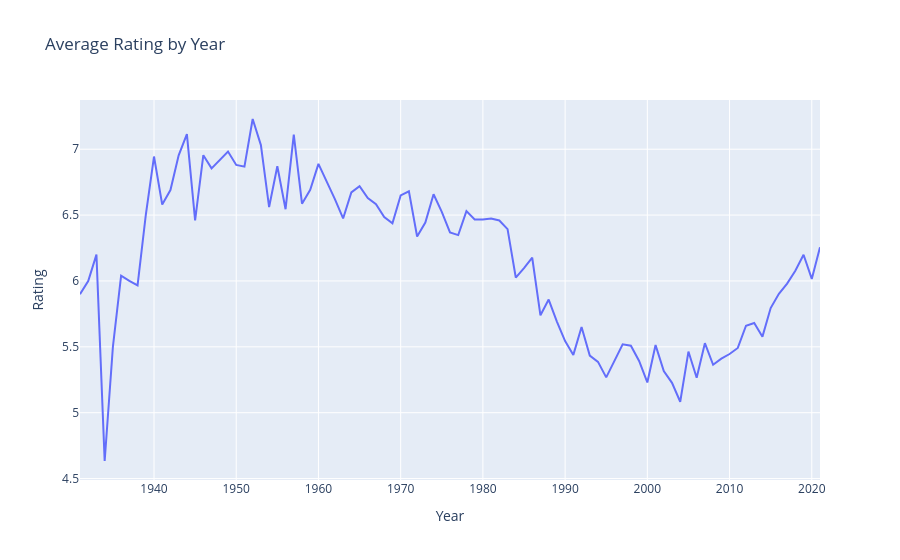

Notebook source saved alongside this figure:
### Code cell
plt.figure(figure = (8,4))
avg_ratings = df_data.groupby('Year')['Rating'].mean().reset_index()

fig = px.line(avg_ratings, x='Year', y='Rating',
              title='Average Rating by Year')
fig.show()

### Figure 1 — Plotly figure (JSON) as saved in the notebook; plotly's stock layout.template omitted (floating-point values rounded to 4 significant figures)
{"data": [{"hovertemplate": "Year=%{x}<br>Rating=%{y}<extra></extra>", "legendgroup": "", "line": {"color": "#636efa", "dash": "solid"}, "marker": {"symbol": "circle"}, "mode": "lines", "name": "", "orientation": "v", "showlegend": false, "type": "scatter", "x": [1931, 1932, 1933, 1934, 1935, 1936, 1937, 1938, 1939, 1940, 1941, 1942, 1943, 1944, 1945, 1946, 1947, 1948, 1949, 1950, 1951, 1952, 1953, 1954, 1955, 1956, 1957, 1958, 1959, 1960, 1961, 1962, 1963, 1964, 1965, 1966, 1967, 1968, 1969, 1970, 1971, 1972, 1973, 1974, 1975, 1976, 1977, 1978, 1979, 1980, 1981, 1982, 1983, 1984, 1985, 1986, 1987, 1988, 1989, 1990, 1991, 1992, 1993, 1994, 1995, 1996, 1997, 1998, 1999, 2000, 2001, 2002, 2003, 2004, 2005, 2006, 2007, 2008, 2009, 2010, 2011, 2012, 2013, 2014, 2015, 2016, 2017, 2018, 2019, 2020, 2021], "xaxis": "x", "y": [5.9, 6, 6.2, 4.633, 5.5, 6.04, 6, 5.967, 6.5, 6.944, 6.58, 6.69, 6.954, 7.114, 6.46, 6.955, 6.855, 6.917, 6.982, 6.881, 6.868, 7.229, 7.031, 6.561, 6.87, 6.545, 7.111, 6.586, 6.692, 6.889, 6.76, 6.621, 6.474, 6.673, 6.72, 6.63, 6.583, 6.485, 6.437, 6.65, 6.681, 6.337, 6.444, 6.658, 6.525, 6.368, 6.348, 6.53, 6.467, 6.467, 6.474, 6.459, 6.394, 6.026, 6.098, 6.176, 5.739, 5.859, 5.692, 5.544, 5.439, 5.65, 5.434, 5.386, 5.268, 5.389, 5.519, 5.508, 5.393, 5.23, 5.513, 5.315, 5.227, 5.083, 5.464, 5.265, 5.528, 5.364, 5.41, 5.446, 5.491, 5.66, 5.681, 5.577, 5.795, 5.902, 5.98, 6.077, 6.199, 6.016, 6.255], "yaxis": "y"}], "layout": {"legend": {"tracegroupgap": 0}, "title": {"text": "Average Rating by Year"}, "xaxis": {"anchor": "y", "domain": [0, 1], "title": {"text": "Year"}}, "yaxis": {"anchor": "x", "domain": [0, 1], "title": {"text": "Rating"}}}}
